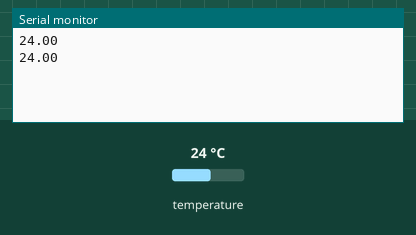
Simulated run of this sketch. Board: Arduino Uno, built with avr-gcc and run on an emulated ATmega328P. On the bench: the last lines printed to the serial monitor. The inputs (shaded band) are chosen by the test bench; at power-on: temperature 24 °C.

Above: at 3.3 s.
3.4 s: temperature set to 12 °C
At 5.5 s:
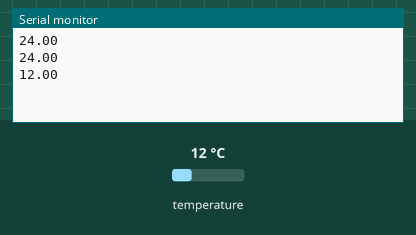
5.9 s: temperature set to 19 °C
At 6.8 s:
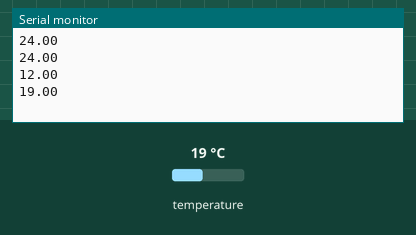
Timing chart, 0 to 8.9 s (numbered marks = the images above; inputs shaded):
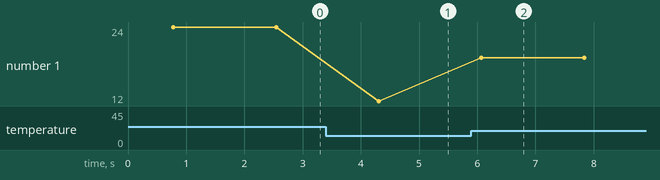

Measured:
- after the input at 3.4 s, the serial monitor: prints a new line after 0.91 s (image 1)
- after the input at 5.9 s, the serial monitor: prints a new line after 0.17 s (image 2)
- plotted number 1: 24 → 12 after the input at 3.4 s, 12 → 19 after the input at 5.9 s

The sketch:

177_DS18B20_module.ino
```cpp
#include <OneWire.h>
#include <DallasTemperature.h>
#define ONE_WIRE_BUS 10

OneWire oneWire(ONE_WIRE_BUS);
DallasTemperature sensors(&oneWire);

void setup(void)
{
  Serial.begin(9600);
  sensors.begin();
}

void loop(void)
{
  sensors.requestTemperatures();
  Serial.println(sensors.getTempCByIndex(0));
  delay(1000);
}
```
